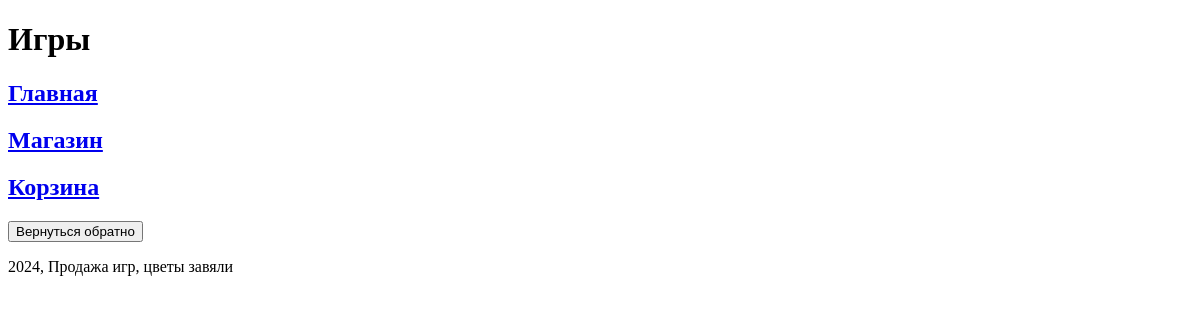
Before: /platform/games with the older database file.
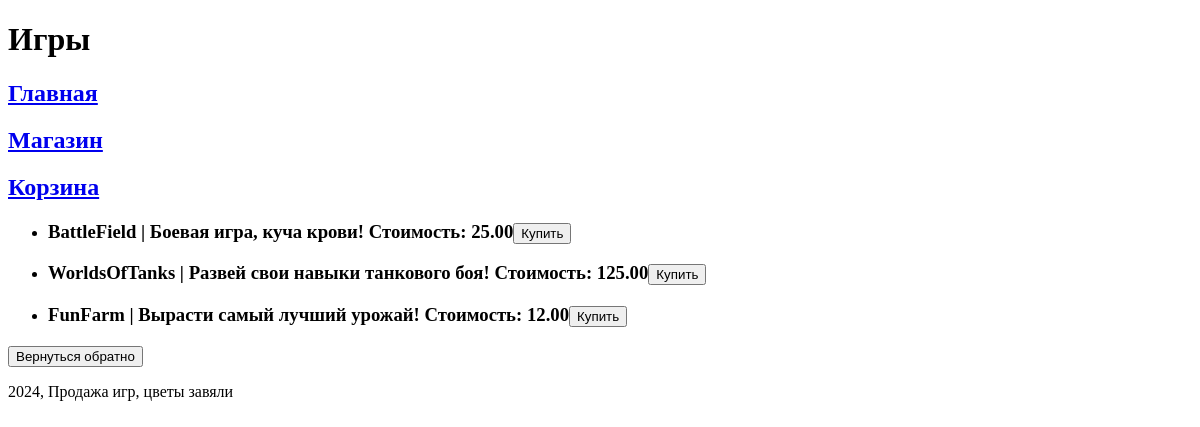
After: the same page with the newer database file.
### task1/models.py (models this page shows, shortened)
class Game(models.Model):
    title = models.CharField(max_length=100)  # Название игры
    cost = models.DecimalField(max_digits=10, decimal_places=2)  # стоимость игры
    size = models.DecimalField(max_digits=10, decimal_places=2)  # размер файлов игры
    description = models.TextField(blank=True)  # описание игры
    age_limited = models.BooleanField()  # ограничение по возрасту
    buyer = models.ManyToManyField(Buyer, related_name='games')

### task1/views.py (the view)
# urls.py: path('platform/games', games),
def games(request):
    game_list = Game.objects.all()
    title = 'Игры'
    context = {
        'title': title,
        'game_list': game_list
    }
    return render(request, 'games.html', context)

### templates/games.html
{% extends 'menu.html' %}
{% block pagename %}
    {{ block.super }}
{% endblock %}
{% block menu %}
    {{ block.super }}
{% endblock %}
{% block content%}
    <ul>
        {% for game in game_list %}
            <li><h3>{{ game.title }} | {{ game.description }} Стоимость: {{ game.cost }}<button>Купить</button></h3></li>
        {% endfor %}
    </ul>
    <a href="/platform"><button>Вернуться обратно</button></a>
    {{ block.super }}
{% endblock %}}

### templates/menu.html (shortened to what this page needs)
{% load static %}
<!DOCTYPE html>
<html lang="en">
<head>
</head>
<body>
    <pagename>
        {% block pagename %}
            <h1> {{ title }}</h1>
        {% endblock %}
    </pagename>
    <menublock>
        {% block menu %}
            <a href="#"><h2>Главная</h2></a>
            <a href="/platform/games"><h2>Магазин</h2></a>
            <a href="/platform/cart"><h2>Корзина</h2></a>
        {% endblock %}
    </menublock>
    <content>
        {% block content %}
            <p> 2024, Продажа игр, цветы завяли </p>
        {% endblock %}
    </content>
</body>
</html>

Changed rows visible on the page:
added Game: title "BattleField", description "Боевая игра, куча крови!", cost "25.00"
added Game: title "WorldsOfTanks", description "Развей свои навыки танкового боя!", cost "125.00"
added Game: title "FunFarm", description "Вырасти самый лучший урожай!", cost "12.00"
